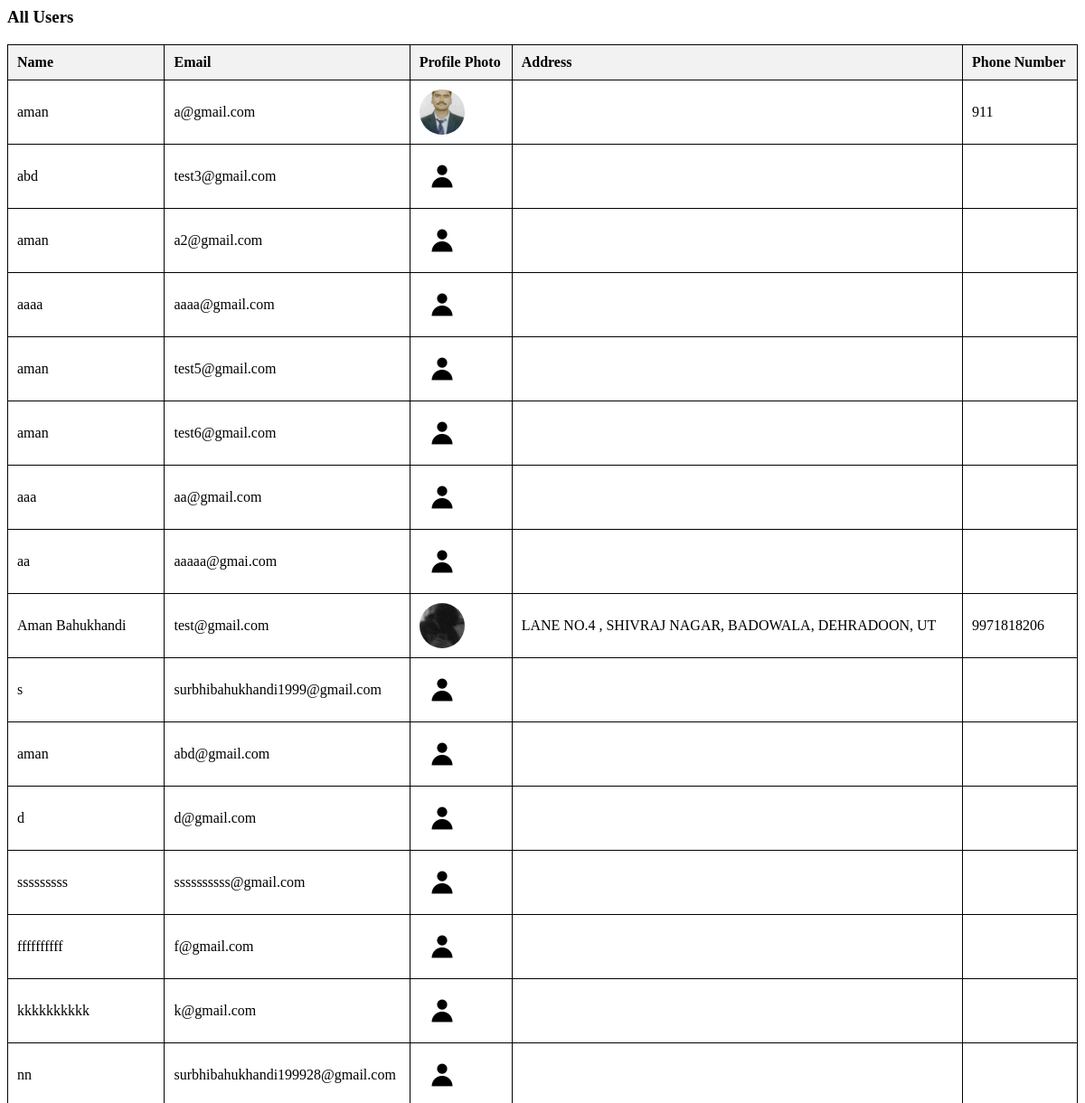
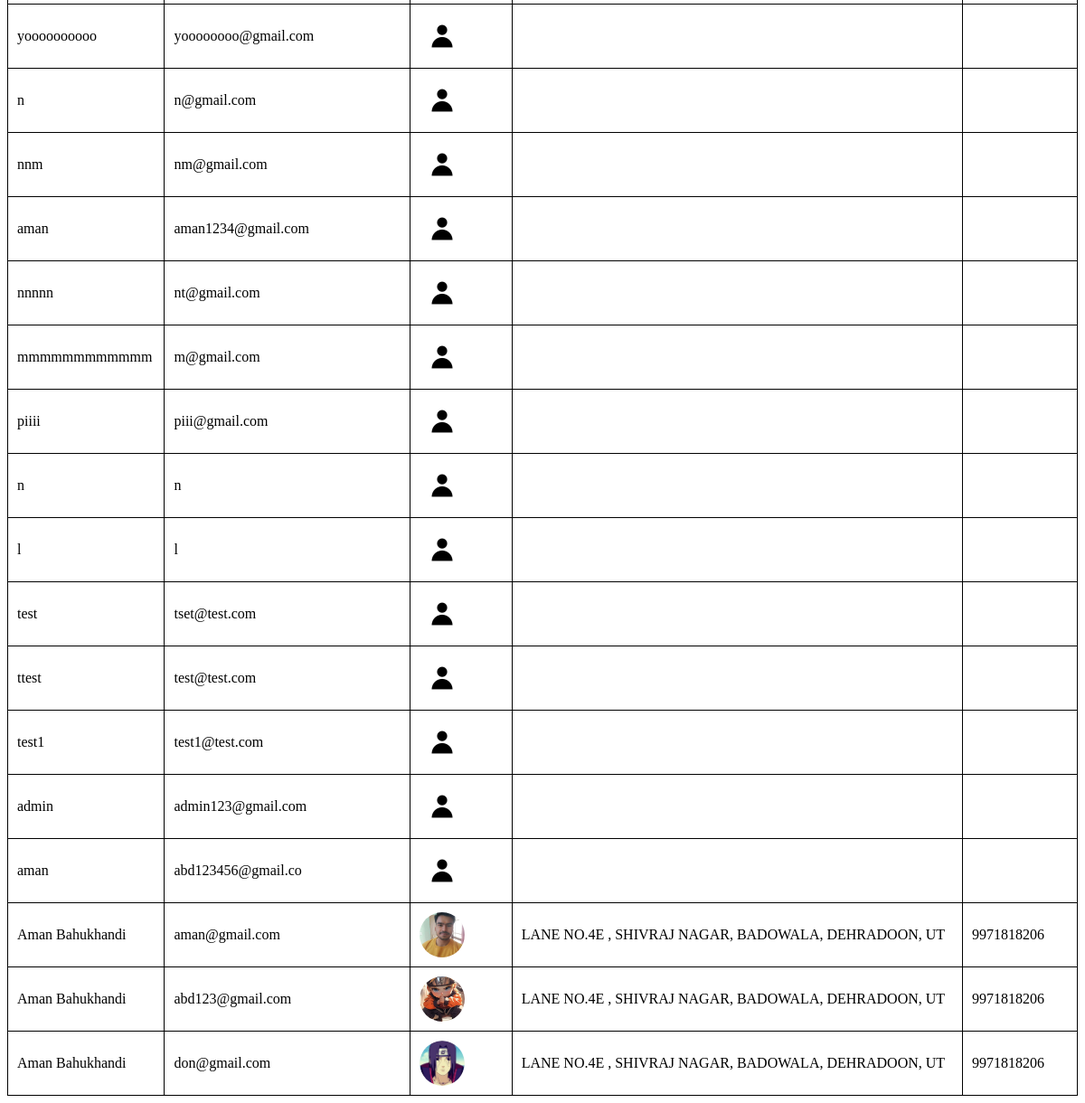
The page /admin/all_users.php on the database its author committed (2 pictures, top to bottom).
### tables this page shows
CREATE TABLE `users` (
  `id` int NOT NULL AUTO_INCREMENT,
  `name` varchar(100) NOT NULL,
  `email` varchar(100) NOT NULL,
  `password` varchar(255) NOT NULL,
  `created_at` timestamp NULL DEFAULT CURRENT_TIMESTAMP,
  `profile_photo` varchar(255) DEFAULT 'assets/images/default-profile.png',
  `address` varchar(255) DEFAULT NULL,
  `phone_number` varchar(20) DEFAULT NULL,
  `role` enum('user','admin') DEFAULT 'user',
  PRIMARY KEY (`id`),
  UNIQUE KEY `email` (`email`)
);

### admin/models/AdminModel.php (called while the page is built, shortened)
<?php
require_once '/OLX_MODEL/clasifico/Models/database.php';
class AdminModel {
    private $db;
    public function __construct() {
        $database = new Database();
        $this->db = $database->getConnection();
    }
    public function getUsers() {
        $query = "SELECT name, email, profile_photo, address, phone_number FROM users WHERE role = 'user'";
        $result = $this->db->query($query);
        return $result->fetch_all(MYSQLI_ASSOC);
    }
}
?>

### clasifico/Models/database.php (called while the page is built, shortened)
<?php
class Database {
    private $host = "localhost";
    private $username = "root";
    private $password = "aman@2002";
    private $dbname = "olx_clone";
    public function getConnection() {
        $this->conn = null;
        try {
            $this->conn = new mysqli($this->host, $this->username, $this->password, $this->dbname);
        } catch (Exception $e) {
            echo "Connection error: " . $e->getMessage();
        }
        return $this->conn;
    }
}
?>

### admin/all_users.php (the view, shortened to what this page needs)
<?php
require_once '../admin/models/AdminModel.php';
$adminModel = new AdminModel();
$users = $adminModel->getUsers();
?>
<div class="content-section" id="all-users">
    <h3>All Users</h3>
    <table>
        <thead>
            <tr>
                <th>Name</th>
                <th>Email</th>
                <th>Profile Photo</th>
                <th>Address</th>
                <th>Phone Number</th>
            </tr>
        </thead>
        <tbody>
            <?php if (!empty($users)): ?>
                <?php foreach ($users as $user): ?>
                    <tr>
                        <td><?php echo htmlspecialchars($user['name']); ?></td>
                        <td><?php echo htmlspecialchars($user['email']); ?></td>
                        <td>
                            <?php
                            $profilePhotoPath = '../clasifico/' . $user['profile_photo'];
                            if (!empty($user['profile_photo']) && file_exists($profilePhotoPath)): ?>
                                <img src="<?php echo htmlspecialchars($profilePhotoPath); ?>" class="profile-photo" alt="Profile Photo">
                            <?php else: ?>
                                <img src="../assets/images/default-profile.png" class="profile-photo" alt="Default Photo">
                            <?php endif; ?>
                        </td>
                        <td><?php echo htmlspecialchars($user['address']); ?></td>
                        <td><?php echo htmlspecialchars($user['phone_number']); ?></td>
                    </tr>
                <?php endforeach; ?>
            <?php else: ?>
                <tr>
                    <td colspan="5">No users found.</td>
                </tr>
            <?php endif; ?>
        </tbody>
    </table>
</div>

### admin/all_users.php (style rules this page uses)
table { width: 100%; border-collapse: collapse; }
table, th, td { border: 1px solid black; }
th, td { padding: 10px; text-align: left; }
th { background-color: #f2f2f2; }
img.profile-photo { width: 50px; height: 50px; object-fit: cover; border-radius: 50%; }

### rows shown on the page
users: name "aman", email "a@gmail.com", profile_photo (picture), phone_number "911"
users: name "abd", email "test3@gmail.com", profile_photo (placeholder picture)
users: name "aman", email "a2@gmail.com", profile_photo (placeholder picture)
users: name "aaaa", email "aaaa@gmail.com", profile_photo (placeholder picture)
users: name "aman", email "test5@gmail.com", profile_photo (placeholder picture)
users: name "aman", email "test6@gmail.com", profile_photo (placeholder picture)
users: name "aaa", email "aa@gmail.com", profile_photo (placeholder picture)
users: name "aa", email "aaaaa@gmai.com", profile_photo (placeholder picture)
users: name "Aman Bahukhandi", email "test@gmail.com", profile_photo (picture), address "LANE NO.4 , SHIVRAJ NAGAR, BADOWALA, DEHRADOON, UT", phone_number "9971818206"
users: name "s", email "surbhibahukhandi1999@gmail.com", profile_photo (placeholder picture)
users: name "aman", email "abd@gmail.com", profile_photo (placeholder picture)
users: name "d", email "d@gmail.com", profile_photo (placeholder picture)
users: name "sssssssss", email "ssssssssss@gmail.com", profile_photo (placeholder picture)
users: name "ffffffffff", email "f@gmail.com", profile_photo (placeholder picture)
users: name "kkkkkkkkkk", email "k@gmail.com", profile_photo (placeholder picture)
users: name "nn", email "surbhibahukhandi199928@gmail.com", profile_photo (placeholder picture)
users: name "yoooooooooo", email "yoooooooo@gmail.com", profile_photo (placeholder picture)
users: name "n", email "n@gmail.com", profile_photo (placeholder picture)
users: name "nnm", email "nm@gmail.com", profile_photo (placeholder picture)
users: name "aman", email "aman1234@gmail.com", profile_photo (placeholder picture)
users: name "nnnnn", email "nt@gmail.com", profile_photo (placeholder picture)
users: name "mmmmmmmmmmmm", email "m@gmail.com", profile_photo (placeholder picture)
users: name "piiii", email "piii@gmail.com", profile_photo (placeholder picture)
users: name "n", email "n", profile_photo (placeholder picture)
users: name "l", email "l", profile_photo (placeholder picture)
users: name "test", email "tset@test.com", profile_photo (placeholder picture)
users: name "ttest", email "test@test.com", profile_photo (placeholder picture)
users: name "test1", email "test1@test.com", profile_photo (placeholder picture)
users: name "admin", email "admin123@gmail.com", profile_photo (placeholder picture)
users: name "aman", email "abd123456@gmail.co", profile_photo (placeholder picture)
users: name "Aman Bahukhandi", email "aman@gmail.com", profile_photo (picture), address "LANE NO.4E , SHIVRAJ NAGAR, BADOWALA, DEHRADOON, UT", phone_number "9971818206"
users: name "Aman Bahukhandi", email "abd123@gmail.com", profile_photo (picture), address "LANE NO.4E , SHIVRAJ NAGAR, BADOWALA, DEHRADOON, UT", phone_number "9971818206"
users: name "Aman Bahukhandi", email "don@gmail.com", profile_photo (picture), address "LANE NO.4E , SHIVRAJ NAGAR, BADOWALA, DEHRADOON, UT", phone_number "9971818206"
